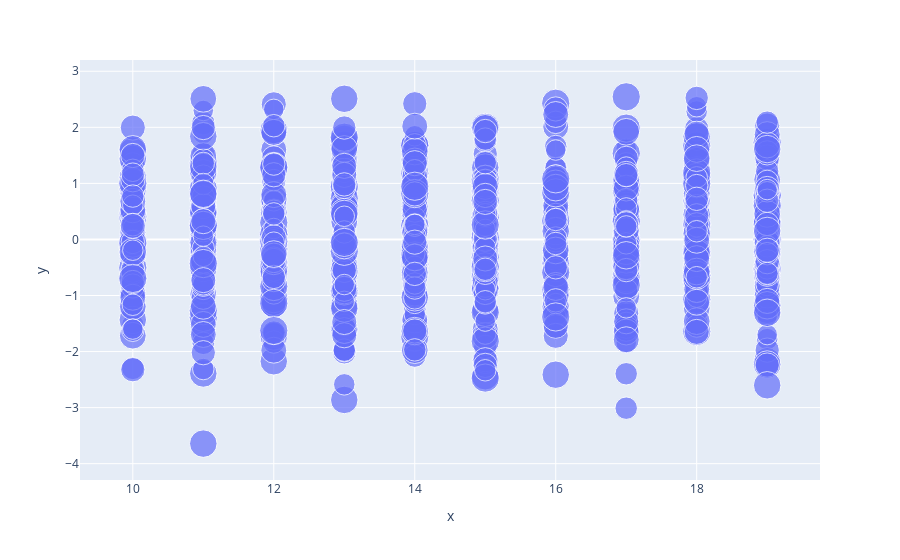

The code cell stored with this chart in its notebook:
### Code cell
px.scatter(x=x, y=y ,size= z)

### Figure 1 — Plotly figure (JSON) as saved in the notebook; plotly's stock layout.template omitted (floating-point values rounded to 4 significant figures; data arrays with more than 128 entries replaced by an {"elided": "..."} marker saying what was removed)
{"data": [{"hovertemplate": "x=%{x}<br>y=%{y}<br>size=%{marker.size}<extra></extra>", "legendgroup": "", "marker": {"color": "#636efa", "size": {"elided": "1000 int values"}, "sizemode": "area", "sizeref": 0.0475, "symbol": "circle"}, "mode": "markers", "name": "", "orientation": "v", "showlegend": false, "type": "scatter", "x": {"elided": "1000 int values"}, "xaxis": "x", "y": {"elided": "1000 float values"}, "yaxis": "y"}], "layout": {"legend": {"itemsizing": "constant", "tracegroupgap": 0}, "margin": {"t": 60}, "xaxis": {"anchor": "y", "domain": [0, 1], "title": {"text": "x"}}, "yaxis": {"anchor": "x", "domain": [0, 1], "title": {"text": "y"}}}}
